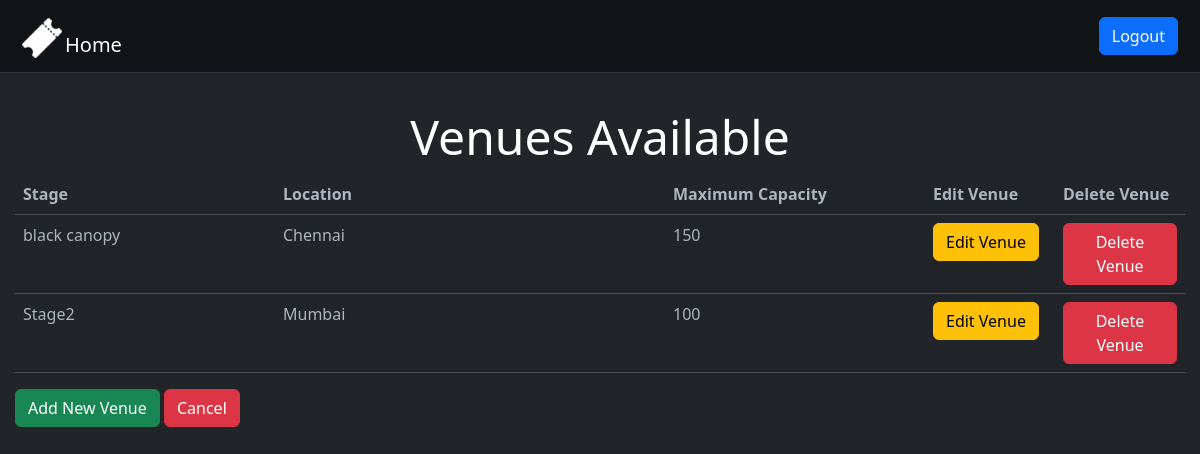
/editvenues (signed in), run on the app's committed database.
### models/admin.py (models this page shows)
class Admin(db.Model):
  __tablename__ = 'admin'
  stage_id = db.Column(db.Integer,autoincrement=True, primary_key=True, nullable=False)
  user_id = db.Column(db.Integer, db.ForeignKey("user.user_id"), nullable=False)
  location = db.Column(db.String)
  stage = db.Column(db.String, nullable=False)
  seats = db.Column(db.Integer, nullable=False)

### main.py (the view)
@app.route('/editvenues', methods=['GET', 'POST'])
@login_required
def editvenues():
  return render_template('editvenues.html',venues=db.session.query(Admin).filter_by(user_id=current_user.user_id).all())

### main.py (called while the page is built)
@login_manager.user_loader
def load_user(user_id):
    return User.query.get(int(user_id))

### templates/editvenues.html (shortened to what this page needs)
<!DOCTYPE html>
<html lang="en" data-bs-theme="dark">
  <head>
    <link rel="stylesheet" href="{{ url_for('static', filename='bootstrap.min.css') }}">
  </head>
    <body>
      <nav class="navbar" style="background-color: #111417; border-bottom: 1px solid #303539;" >
      <div class="container-fluid">
        <ul class="navbar justify-content-start">
          <li>
            <a class="nav-link justify-content-start fs-5" style="position:absolute; left:10px; top:10px; padding:0px; margin:0px; color:white;" href="{{url_for('Dashboard')}}">
              <img src="{{ url_for('static', filename='ticket-48.png') }}" width="40" height="40" style="border-width:0px;"></img>
            </a>
            <a class="nav-link justify-content-start fs-5" style="position:absolute; left:53px; top:22px; padding:0px; margin:0px; color:white;" href="{{url_for('Dashboard')}}">
              Home
            </a>
          </li>
        </ul>
        <ul class="navbar justify-content-end" style="list-style-type: none; padding:0px; margin:0px;">
          <li style="padding-right:10px;">
            <a href="{{ url_for('logout') }}" type="button" id="logout_btn" class="btn btn-primary end" onclick="return confirm('Do you want to logout.')">Logout</a>
          </li>
        </ul>
      </div>
    </nav>
    <div id="venue">
      <h1 id="title_card" class="display-5">Venues Available</h1>
      <table class="table">
        <thead>
          <tr>
            <th class="col-2">Stage</th>
            <th class="col-3">Location</th>
            <th class="col-2">Maximum Capacity</th>
            <th class="col-1">Edit Venue</th>
            <th class="col-1">Delete Venue</th>
          </tr>
        </thead>
        <tbody>
        {% for venue in venues %}
          <tr>
            <td>{{venue.stage}}</td>
            <td>{{venue.location}}</td>
            <td>{{venue.seats}}</td>
            <td>
              <a type="button" id="edit_show" class="btn btn-warning"  href="{{url_for('editvenue',stage_id=venue.stage_id)}}" class="col-2">Edit Venue</a>
            </td>
            <td>
              <form action="{{ url_for('delete_venue', stage_id=venue.stage_id) }}" method="POST">
                <button type="submit" class="btn btn-danger" onclick="return confirm('Do you want to delete this venue?You cannot get back this location once it is deleted.')">Delete Venue</button>
              </form>
            </td>
          </tr>
        {% endfor %}
        </tbody>
      </table>
      <a type="button" id="add_show" class="btn btn-success"  href="{{url_for('newvenue')}}">Add New Venue</a>
      <a type="button" id="add_show" class="btn btn-danger"  href="{{url_for('Dashboard')}}">Cancel</a>
    </div>
  </body>
</html>

### templates/editvenues.html (style rules this page uses)
#title_card { position: static; text-align: center; margin-top:3%; font-weight:200; }
#venue { position: absolute; left: 15px; right: 15px; margin: auto; }

### data on the page
Admin: stage "black canopy", location "Chennai", seats "150"
Admin: stage "Stage2", location "Mumbai", seats "100"
